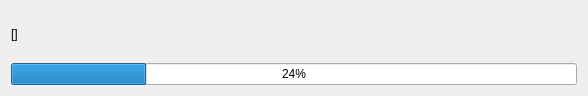
<?xml version="1.0" encoding="UTF-8"?>
<ui version="4.0">
 <class>ProgressWindow</class>
 <widget class="QWidget" name="ProgressWindow">
  <property name="geometry">
   <rect>
    <x>0</x>
    <y>0</y>
    <width>588</width>
    <height>96</height>
   </rect>
  </property>
  <property name="windowTitle">
   <string>Progress</string>
  </property>
  <layout class="QVBoxLayout" name="verticalLayout">
   <item>
    <widget class="QLabel" name="lbStage">
     <property name="text">
      <string>[]</string>
     </property>
    </widget>
   </item>
   <item>
    <widget class="QProgressBar" name="progressBar">
     <property name="value">
      <number>24</number>
     </property>
    </widget>
   </item>
  </layout>
 </widget>
 <resources/>
 <connections/>
</ui>
